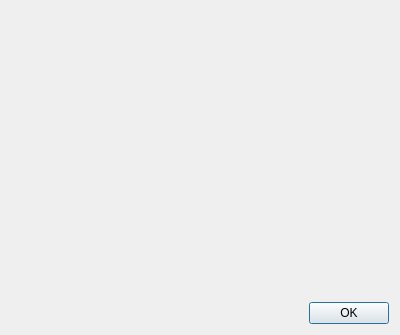
<?xml version="1.0" encoding="UTF-8"?>
<ui version="4.0">
 <class>DialogContainerInfo</class>
 <widget class="QDialog" name="DialogContainerInfo">
  <property name="geometry">
   <rect>
    <x>0</x>
    <y>0</y>
    <width>400</width>
    <height>335</height>
   </rect>
  </property>
  <property name="windowTitle">
   <string>Инфомация о контейнере</string>
  </property>
  <property name="windowIcon">
   <iconset resource="certmaster.qrc">
    <normaloff>:/img/keyUser16.png</normaloff>:/img/keyUser16.png</iconset>
  </property>
  <layout class="QGridLayout" name="gridLayout_2">
   <item row="2" column="0">
    <widget class="QDialogButtonBox" name="buttonBox">
     <property name="orientation">
      <enum>Qt::Horizontal</enum>
     </property>
     <property name="standardButtons">
      <set>QDialogButtonBox::Ok</set>
     </property>
    </widget>
   </item>
   <item row="1" column="0">
    <layout class="QGridLayout" name="gridLayout"/>
   </item>
   <item row="0" column="0">
    <widget class="QLabel" name="lblTitle">
     <property name="font">
      <font>
       <bold>true</bold>
      </font>
     </property>
     <property name="text">
      <string/>
     </property>
    </widget>
   </item>
  </layout>
 </widget>
 <resources>
  <include location="certmaster.qrc"/>
 </resources>
 <connections>
  <connection>
   <sender>buttonBox</sender>
   <signal>accepted()</signal>
   <receiver>DialogContainerInfo</receiver>
   <slot>accept()</slot>
   <hints>
    <hint type="sourcelabel">
     <x>248</x>
     <y>254</y>
    </hint>
    <hint type="destinationlabel">
     <x>157</x>
     <y>274</y>
    </hint>
   </hints>
  </connection>
  <connection>
   <sender>buttonBox</sender>
   <signal>rejected()</signal>
   <receiver>DialogContainerInfo</receiver>
   <slot>reject()</slot>
   <hints>
    <hint type="sourcelabel">
     <x>316</x>
     <y>260</y>
    </hint>
    <hint type="destinationlabel">
     <x>286</x>
     <y>274</y>
    </hint>
   </hints>
  </connection>
 </connections>
</ui>
